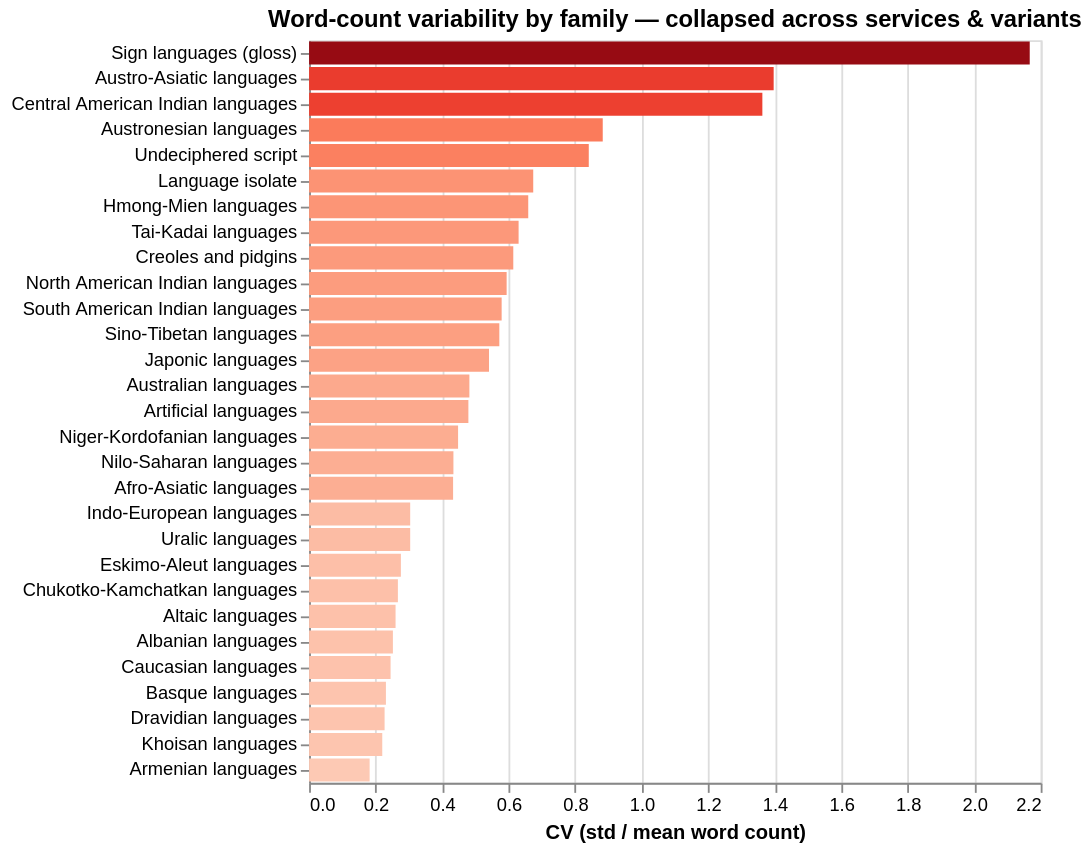

This figure's notebook cell:
### Code cell
var_rows = []
for (family, service, variant), grp in wc_long.groupby(["family_grouped", "service", "prompt_variant"]):
    mean_wc = grp["word_count"].mean()
    std_wc  = grp["word_count"].std()
    cv      = std_wc / mean_wc if mean_wc > 0 else np.nan
    var_rows.append({
        "family":  family,
        "service": service,
        "variant": variant,
        "n":       len(grp),
        "mean_wc": round(mean_wc, 2),
        "std_wc":  round(std_wc,  2),
        "cv":      round(cv,      3),
    })
var_df = pd.DataFrame(var_rows)

# ── Chart 1: overall CV per family (collapsed across service & variant) ──────
fam_cv = (
    wc_long.groupby("family_grouped")["word_count"]
    .agg(n="count", mean="mean", std="std")
    .assign(cv=lambda d: d["std"] / d["mean"])
    .sort_values("cv", ascending=False)
    .reset_index()
    .round(3)
)

fam_bar = alt.Chart(fam_cv).mark_bar().encode(
    y=alt.Y("family_grouped:N", sort=alt.EncodingSortField("cv", order="descending"), title=None),
    x=alt.X("cv:Q", title="CV (std / mean word count)"),
    color=alt.Color("cv:Q", scale=alt.Scale(scheme="reds"), legend=None),
    tooltip=["family_grouped:N",
             alt.Tooltip("cv:Q", format=".3f", title="CV"),
             alt.Tooltip("mean:Q", format=".2f", title="mean words"),
             alt.Tooltip("n:Q", title="translation rows")],
).properties(
    width=400,
    height=max(240, len(fam_cv) * 14),
    title="Word-count variability by family — collapsed across services & variants",
)

# ── Chart 2: mean CV by service and by variant ────────────────────────────────
svc_cv = var_df.groupby("service")["cv"].mean().reset_index().sort_values("cv", ascending=False)
var_cv = var_df.groupby("variant")["cv"].mean().reset_index().sort_values("cv", ascending=False)

svc_bar = alt.Chart(svc_cv).mark_bar().encode(
    y=alt.Y("service:N", sort=alt.EncodingSortField("cv", order="descending"), title=None),
    x=alt.X("cv:Q", title="mean CV", scale=alt.Scale(domain=[0, svc_cv["cv"].max() * 1.2])),
    color=alt.Color("service:N", legend=None, scale=alt.Scale(scheme="tableau10")),
    tooltip=["service:N", alt.Tooltip("cv:Q", format=".3f")],
).properties(width=240, height=160, title="Mean CV by service")
svc_text = svc_bar.mark_text(align="left", dx=4, fontSize=9).encode(
    text=alt.Text("cv:Q", format=".3f"), color=alt.value("black"))

var_bar = alt.Chart(var_cv).mark_bar().encode(
    y=alt.Y("variant:N", sort=alt.EncodingSortField("cv", order="descending"), title=None),
    x=alt.X("cv:Q", title="mean CV", scale=alt.Scale(domain=[0, var_cv["cv"].max() * 1.2])),
    color=alt.Color("variant:N", legend=None, scale=alt.Scale(scheme="tableau10")),
    tooltip=["variant:N", alt.Tooltip("cv:Q", format=".3f")],
).properties(width=240, height=160, title="Mean CV by prompt variant")
var_text = var_bar.mark_text(align="left", dx=4, fontSize=9).encode(
    text=alt.Text("cv:Q", format=".3f"), color=alt.value("black"))

fam_bar.display()
((svc_bar + svc_text) | (var_bar + var_text)).display()

### Figure 1 — Vega specification as saved in the notebook (floating-point values rounded to 4 significant figures)
{"$schema": "https://vega.github.io/schema/vega/v6.json", "data": [{"name": "source_0"}, {"name": "data_0", "values": [{"cv": 2.167, "cv_end": 2.167, "cv_start": 0.0, "family_grouped": "Sign languages (gloss)", "mean": 8.438, "n": 32}, {"cv": 1.397, "cv_end": 1.397, "cv_start": 0.0, "family_grouped": "Austro-Asiatic languages", "mean": 2.417, "n": 429}, {"cv": 1.363, "cv_end": 1.363, "cv_start": 0.0, "family_grouped": "Central American Indian languages", "mean": 2.962, "n": 213}, {"cv": 0.883, "cv_end": 0.883, "cv_start": 0.0, "family_grouped": "Austronesian languages", "mean": 2.767, "n": 2648}, {"cv": 0.841, "cv_end": 0.841, "cv_start": 0.0, "family_grouped": "Undeciphered script", "mean": 2.286, "n": 28}, {"cv": 0.674, "cv_end": 0.674, "cv_start": 0.0, "family_grouped": "Language isolate", "mean": 2.483, "n": 406}, {"cv": 0.659, "cv_end": 0.659, "cv_start": 0.0, "family_grouped": "Hmong-Mien languages", "mean": 5.976, "n": 123}, {"cv": 0.63, "cv_end": 0.63, "cv_start": 0.0, "family_grouped": "Tai-Kadai languages", "mean": 1.489, "n": 313}, {"cv": 0.614, "cv_end": 0.614, "cv_start": 0.0, "family_grouped": "Creoles and pidgins", "mean": 2.585, "n": 544}, {"cv": 0.594, "cv_end": 0.594, "cv_start": 0.0, "family_grouped": "North American Indian languages", "mean": 2.607, "n": 1962}, {"cv": 0.579, "cv_end": 0.579, "cv_start": 0.0, "family_grouped": "South American Indian languages", "mean": 2.755, "n": 433}, {"cv": 0.572, "cv_end": 0.572, "cv_start": 0.0, "family_grouped": "Sino-Tibetan languages", "mean": 1.887, "n": 1585}, {"cv": 0.541, "cv_end": 0.541, "cv_start": 0.0, "family_grouped": "Japonic languages", "mean": 1.226, "n": 62}, {"cv": 0.482, "cv_end": 0.482, "cv_start": 0.0, "family_grouped": "Australian languages", "mean": 2.839, "n": 31}, {"cv": 0.479, "cv_end": 0.479, "cv_start": 0.0, "family_grouped": "Artificial languages", "mean": 2.414, "n": 474}, {"cv": 0.448, "cv_end": 0.448, "cv_start": 0.0, "family_grouped": "Niger-Kordofanian languages", "mean": 3.026, "n": 4883}, {"cv": 0.434, "cv_end": 0.434, "cv_start": 0.0, "family_grouped": "Nilo-Saharan languages", "mean": 2.796, "n": 898}, {"cv": 0.433, "cv_end": 0.433, "cv_start": 0.0, "family_grouped": "Afro-Asiatic languages", "mean": 2.665, "n": 1591}, {"cv": 0.304, "cv_end": 0.304, "cv_start": 0.0, "family_grouped": "Indo-European languages", "mean": 2.19, "n": 7671}, {"cv": 0.304, "cv_end": 0.304, "cv_start": 0.0, "family_grouped": "Uralic languages", "mean": 2.243, "n": 853}, {"cv": 0.276, "cv_end": 0.276, "cv_start": 0.0, "family_grouped": "Eskimo-Aleut languages", "mean": 2.442, "n": 156}, {"cv": 0.267, "cv_end": 0.267, "cv_start": 0.0, "family_grouped": "Chukotko-Kamchatkan languages", "mean": 2.542, "n": 59}, {"cv": 0.26, "cv_end": 0.26, "cv_start": 0.0, "family_grouped": "Altaic languages", "mean": 2.646, "n": 1075}, {"cv": 0.252, "cv_end": 0.252, "cv_start": 0.0, "family_grouped": "Albanian languages", "mean": 2.547, "n": 64}, {"cv": 0.245, "cv_end": 0.245, "cv_start": 0.0, "family_grouped": "Caucasian languages", "mean": 2.438, "n": 475}, {"cv": 0.231, "cv_end": 0.231, "cv_start": 0.0, "family_grouped": "Basque languages", "mean": 2.312, "n": 32}, {"cv": 0.227, "cv_end": 0.227, "cv_start": 0.0, "family_grouped": "Dravidian languages", "mean": 2.195, "n": 313}, {"cv": 0.22, "cv_end": 0.22, "cv_start": 0.0, "family_grouped": "Khoisan languages", "mean": 2.2, "n": 30}, {"cv": 0.182, "cv_end": 0.182, "cv_start": 0.0, "family_grouped": "Armenian languages", "mean": 2.656, "n": 32}]}, {"name": "source_0_y_domain_family_grouped", "values": [{"family_grouped": "Sign languages (gloss)", "sort_field": 2.167}, {"family_grouped": "Austro-Asiatic languages", "sort_field": 1.397}, {"family_grouped": "Central American Indian languages", "sort_field": 1.363}, {"family_grouped": "Austronesian languages", "sort_field": 0.883}, {"family_grouped": "Undeciphered script", "sort_field": 0.841}, {"family_grouped": "Language isolate", "sort_field": 0.674}, {"family_grouped": "Hmong-Mien languages", "sort_field": 0.659}, {"family_grouped": "Tai-Kadai languages", "sort_field": 0.63}, {"family_grouped": "Creoles and pidgins", "sort_field": 0.614}, {"family_grouped": "North American Indian languages", "sort_field": 0.594}, {"family_grouped": "South American Indian languages", "sort_field": 0.579}, {"family_grouped": "Sino-Tibetan languages", "sort_field": 0.572}, {"family_grouped": "Japonic languages", "sort_field": 0.541}, {"family_grouped": "Australian languages", "sort_field": 0.482}, {"family_grouped": "Artificial languages", "sort_field": 0.479}, {"family_grouped": "Niger-Kordofanian languages", "sort_field": 0.448}, {"family_grouped": "Nilo-Saharan languages", "sort_field": 0.434}, {"family_grouped": "Afro-Asiatic languages", "sort_field": 0.433}, {"family_grouped": "Indo-European languages", "sort_field": 0.304}, {"family_grouped": "Uralic languages", "sort_field": 0.304}, {"family_grouped": "Eskimo-Aleut languages", "sort_field": 0.276}, {"family_grouped": "Chukotko-Kamchatkan languages", "sort_field": 0.267}, {"family_grouped": "Altaic languages", "sort_field": 0.26}, {"family_grouped": "Albanian languages", "sort_field": 0.252}, {"family_grouped": "Caucasian languages", "sort_field": 0.245}, {"family_grouped": "Basque languages", "sort_field": 0.231}, {"family_grouped": "Dravidian languages", "sort_field": 0.227}, {"family_grouped": "Khoisan languages", "sort_field": 0.22}, {"family_grouped": "Armenian languages", "sort_field": 0.182}]}, {"name": "data_0_color_domain_cv", "values": [{"min": 0.182, "max": 2.167}]}], "marks": [{"type": "rect", "name": "marks", "from": {"data": "data_0"}, "encode": {"update": {"height": {"signal": "max(0.25, bandwidth('y'))"}, "tooltip": {"signal": "{\"family_grouped\": isValid(datum[\"family_grouped\"]) ? datum[\"family_grouped\"] : \"\"+datum[\"family_grouped\"], \"CV\": format(datum[\"cv\"], \".3f\"), \"mean words\": format(datum[\"mean\"], \".2f\"), \"translation rows\": format(datum[\"n\"], \"\")}"}, "y": {"field": "family_grouped", "scale": "y"}, "fill": {"field": "cv", "scale": "color"}, "x": {"field": "cv_end", "scale": "x"}, "x2": {"field": "cv_start", "scale": "x"}}}, "style": ["bar"]}], "scales": [{"name": "x", "type": "linear", "domain": {"data": "data_0", "fields": ["cv_start", "cv_end"]}, "range": [0, {"signal": "width"}], "zero": true, "nice": true}, {"name": "y", "type": "band", "domain": {"data": "source_0_y_domain_family_grouped", "field": "family_grouped", "sort": {"op": "max", "field": "sort_field", "order": "descending"}}, "range": [0, {"signal": "height"}], "paddingInner": 0.1, "paddingOuter": 0.05}, {"name": "color", "type": "linear", "domain": [{"signal": "(data(\"data_0_color_domain_cv\")[0] || {}).min"}, {"signal": "(data(\"data_0_color_domain_cv\")[0] || {}).max"}], "range": {"scheme": "reds"}, "interpolate": "hcl", "zero": false}], "axes": [{"scale": "x", "tickCount": {"signal": "ceil(width/40)"}, "maxExtent": 0, "grid": true, "ticks": false, "aria": false, "domain": false, "labels": false, "gridScale": "y", "zindex": 0, "orient": "bottom", "minExtent": 0}, {"scale": "x", "labelFlush": true, "grid": false, "tickCount": {"signal": "ceil(width/40)"}, "orient": "bottom", "zindex": 0, "title": "CV (std / mean word count)", "labelOverlap": true}, {"scale": "y", "orient": "left", "grid": false, "zindex": 0}], "title": {"text": "Word-count variability by family — collapsed across services & variants", "frame": "group"}, "height": 406, "style": "cell", "width": 400, "background": "white", "padding": 5}
